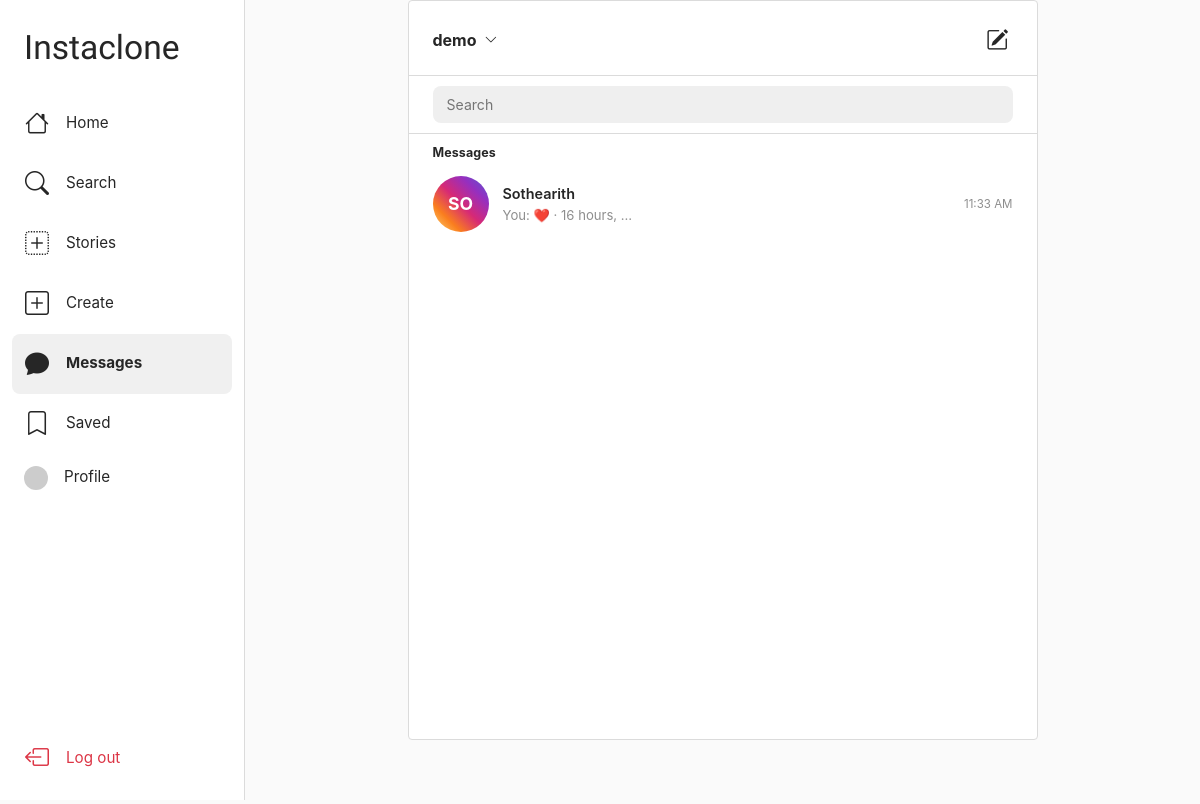
The page /messages/ (signed in) on the database its author committed.
### users/models.py (models this page shows, shortened)
class User(AbstractUser):
    bio = models.TextField(blank=True, max_length=500)
    profile_picture = models.ImageField(
        upload_to='profile_pics/',
        blank=True,
        null=True,
    )
    website = models.URLField(blank=True)
    is_private = models.BooleanField(default=False)
    def get_profile_picture_url(self):
        if self.profile_picture:
            return self.profile_picture.url
        initials = self.username[:2].upper()
        colors = ['4f5bd5', 'd62976', 'fa7e1e', '962fbf', '0095f6', '00b894', 'e17055', '6c5ce7']
        color = colors[sum(ord(c) for c in self.username) % len(colors)]
        return f'https://ui-avatars.com/api/?name={initials}&background={color}&color=fff&size=150&bold=true&font-size=0.45'

### messaging/models.py (models this page shows, shortened)
class Conversation(models.Model):
    participants = models.ManyToManyField(User, related_name='conversations')
    created_at = models.DateTimeField(auto_now_add=True)
    updated_at = models.DateTimeField(auto_now=True)
    class Meta:
        ordering = ['-updated_at']
    def get_other_participant(self, user):
        return self.participants.exclude(id=user.id).first()
    @property
    def last_message(self):
        return self.messages.last()
    def unread_count_for(self, user):
        return self.messages.filter(is_read=False).exclude(sender=user).count()

class Message(models.Model):
    conversation = models.ForeignKey(
        Conversation, on_delete=models.CASCADE, related_name='messages'
    )
    sender = models.ForeignKey(
        User, on_delete=models.CASCADE, related_name='sent_messages'
    )
    text = models.TextField(blank=True)
    media = models.ImageField(upload_to='messages/', blank=True, null=True)
    is_read = models.BooleanField(default=False)
    created_at = models.DateTimeField(auto_now_add=True)
    class Meta:
        ordering = ['created_at']

### messaging/views.py (the view)
# urls.py: path('', views.inbox_view, name='inbox'),
@login_required
def inbox_view(request):
    conversations = request.user.conversations.prefetch_related(
        'participants', 'messages'
    )
    conv_data = []
    for conv in conversations:
        other = conv.get_other_participant(request.user)
        last_msg = conv.last_message
        unread = conv.unread_count_for(request.user)
        conv_data.append({
            'conv': conv,
            'other': other,
            'last_msg': last_msg,
            'unread': unread,
        })
    return render(request, 'messaging/inbox.html', {'conv_data': conv_data})

### templates/messaging/inbox.html (shortened to what this page needs)
{% extends 'base.html' %}
{% block content %}
<div class="content-wrap" style="padding-top:0; padding-left:0; padding-right:0;">
<div class="inbox-wrap">
  <div class="inbox-header">
    <div class="d-flex align-items-center gap-2">
      <span style="font-size:1rem; font-weight:700;">{{ user.username }}</span>
      <i class="bi bi-chevron-down" style="font-size:.8rem;"></i>
    </div>
    <a href="{% url 'users:search' %}" class="new-msg-btn" title="New message">
      <i class="bi bi-pencil-square"></i>
    </a>
  </div>
  <div class="inbox-search">
    <input type="text" placeholder="Search" id="search-input">
  </div>
  {% if conv_data %}
  <div class="inbox-section">Messages</div>
  <div id="conv-list">
    {% for item in conv_data %}
    <a href="{% url 'messaging:conversation' conv_id=item.conv.id %}"
       class="conv-row {% if item.unread %}unread{% endif %}">
      {% if item.other.profile_picture %}
        <img src="{{ item.other.profile_picture.url }}" class="conv-avatar" alt="{{ item.other.username }}">
      {% else %}
        <div class="conv-avatar-init">{{ item.other.username|slice:":2"|upper }}</div>
      {% endif %}
      <div class="conv-info">
        <div class="conv-username">{{ item.other.username }}</div>
        <div class="conv-preview">
          {% if item.last_msg %}
            {% if item.last_msg.sender == user %}You: {% endif %}
            {% if item.last_msg.text %}
              {{ item.last_msg.text }}
            {% elif item.last_msg.media %}
              📷 Photo
            {% else %}
              Sent a message
            {% endif %}
            · {{ item.last_msg.created_at|timesince|truncatewords:2 }}
          {% else %}
            Start a conversation
          {% endif %}
        </div>
      </div>
      <div class="conv-meta">
        {% if item.last_msg %}
          <span class="conv-time">{{ item.last_msg.created_at|date:"g:i A" }}</span>
        {% endif %}
      </div>
    </a>
    {% endfor %}
  </div>
  {% endif %}
</div>
</div>
{% endblock %}

### templates/base.html (style rules this page uses)
:root { --ig-gradient: linear-gradient(45deg, #f9ce34, #ee2a7b, #6228d7); --ig-gradient-diag: linear-gradient(45deg, #feda75 0%, #fa7e1e 25%, #d62976 50%, #962fbf 75%, #4f5bd5 100%); --ig-blue: #0095f6; --ig-text: #262626; --ig-muted: #8e8e8e; --ig-border: #dbdbdb; --sidebar-w: 245px; --sidebar-w-collapsed: 72px; }
* { box-sizing: border-box; }
body { background: #fafafa; color: var(--ig-text); font-family: -apple-system, BlinkMacSystemFont, 'Segoe UI', Roboto, Helvetica, Arial, sans-serif; }
a { text-decoration: none; }
.content-wrap { max-width: 630px; margin: 0 auto; padding: 30px 16px 80px; width: 100%; }

### templates/messaging/inbox.html (style rules this page uses)
.inbox-wrap { max-width: 700px; margin: 0 auto; background: #fff; border: 1px solid var(--ig-border); border-radius: 4px; min-height: calc(100vh - 60px); }
.inbox-header { display: flex; align-items: center; justify-content: space-between; padding: 18px 24px 14px; border-bottom: 1px solid var(--ig-border); }
.conv-row { display: flex; align-items: center; gap: 14px; padding: 10px 24px; text-decoration: none; color: var(--ig-text); transition: background .1s; cursor: pointer; border: none; background: none; width: 100%; }
.conv-avatar-init { width: 56px; height: 56px; border-radius: 50%; background: var(--ig-gradient-diag); flex-shrink: 0; display: flex; align-items: center; justify-content: center; color: #fff; font-weight: 700; font-size: 1.1rem; }
.conv-info { flex: 1; min-width: 0; }
.conv-username { font-size: .9rem; font-weight: 600; margin-bottom: 2px; }
.conv-preview { font-size: .82rem; color: var(--ig-muted); white-space: nowrap; overflow: hidden; text-overflow: ellipsis; max-width: 320px; }
.conv-meta { display: flex; flex-direction: column; align-items: flex-end; gap: 4px; flex-shrink: 0; }
.conv-time { font-size: .72rem; color: var(--ig-muted); }
.new-msg-btn { background: none; border: none; cursor: pointer; color: var(--ig-text); font-size: 1.4rem; padding: 4px; transition: opacity .15s; }
.inbox-search { padding: 10px 24px; border-bottom: 1px solid var(--ig-border); }
.inbox-search input { width: 100%; background: #efefef; border: none; border-radius: 8px; padding: 8px 14px; font-size: .88rem; outline: none; }
.inbox-section { padding: 10px 24px 4px; font-size: .78rem; font-weight: 700; color: var(--ig-text); letter-spacing: .1px; }

### rows shown on the page
User: username "demo"
Conversation: other.username "SO", other.username "Sothearith", last_msg.text "❤️", last_msg.created_at "16 hours, …", last_msg.created_at "11:33 AM"
